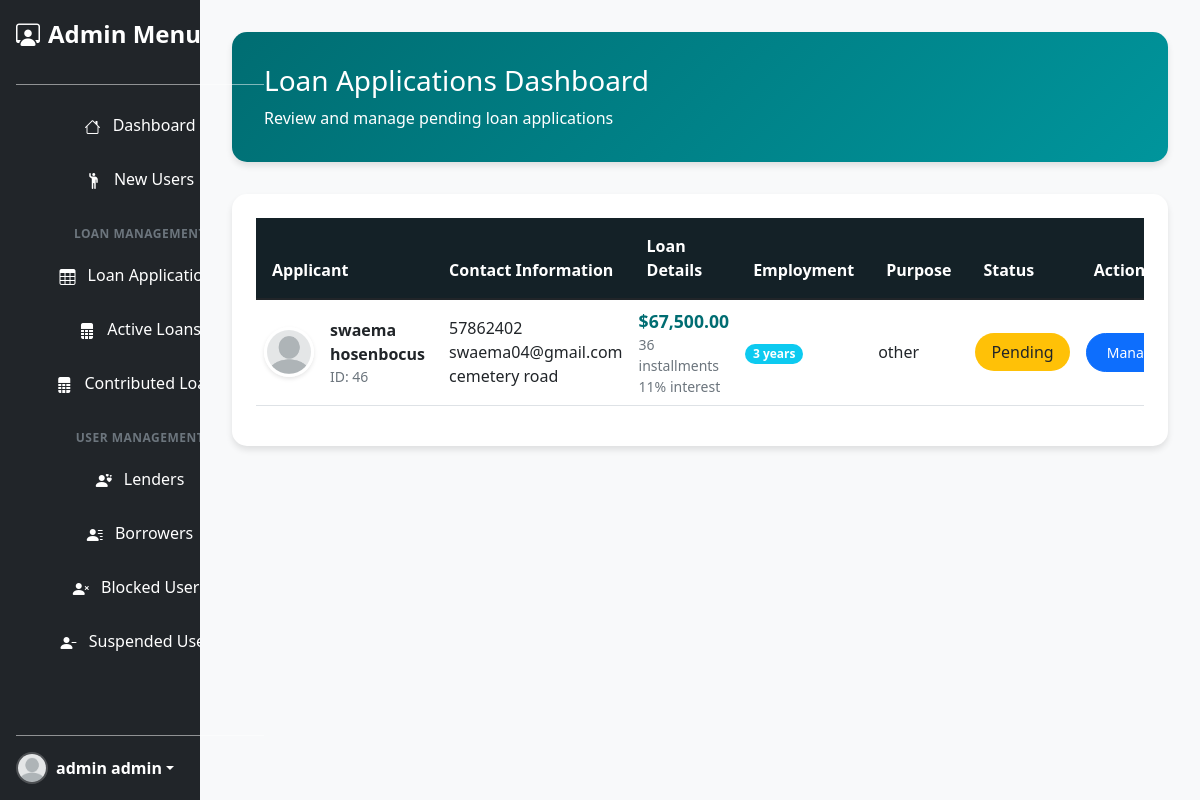
Screenshot of /Admin/LoanApplications.php (signed in) with the database file from the repository.
### tables this page shows
CREATE TABLE `loans` (
  `id` int(11) NOT NULL,
  `user_id` int(11) DEFAULT NULL,
  `noOfInstallments` int(11) DEFAULT NULL,
  `interstRate` int(11) DEFAULT NULL,
  `grade` text DEFAULT NULL,
  `AnnualIncome` int(11) NOT NULL,
  `loanAmount` int(11) NOT NULL,
  `loanPurpose` text NOT NULL,
  `employeementTenure` int(11) NOT NULL,
  `Accepted_Date` date DEFAULT NULL,
  `status` text NOT NULL,
  `requested_at` datetime DEFAULT current_timestamp(),
  `InstallmentAmount` decimal(11,2) DEFAULT NULL,
  `TotalLoan` int(11) NOT NULL
);

CREATE TABLE `users` (
  `id` int(11) NOT NULL,
  `name` varchar(255) DEFAULT NULL,
  `email` varchar(255) DEFAULT NULL,
  `password` varchar(255) DEFAULT NULL,
  `role` enum('borrower','lender','admin') DEFAULT NULL,
  `mobile` varchar(15) NOT NULL,
  `address` text NOT NULL,
  `image` varchar(255) DEFAULT NULL,
  `status` enum('active','inactive','blocked','suspend') DEFAULT NULL,
  `user_verfied` text DEFAULT NULL,
  `reset_token` text DEFAULT NULL,
  `reset_token_expiry` datetime DEFAULT NULL,
  `created_at` datetime DEFAULT current_timestamp(),
  `updated_at` timestamp NOT NULL DEFAULT current_timestamp() ON UPDATE current_timestamp()
);

### Classes/Loan.php (called while the page is built, shortened)
<?php
class Loan
{
    public static function allLoans($status)
    {
        try {
            $db = Database::getConnection();
            $query = "SELECT l.*, u.name, u.email, u.mobile, u.image, u.address FROM loans l INNER JOIN users u ON l.user_id = u.id WHERE l.status=?";
            $stmt = $db->prepare($query);
            $stmt->bind_param("s", $status);
            $stmt->execute();
            $result = $stmt->get_result();
            $loans = [];
            while ($data = $result->fetch_assoc()) {
                $loans[] = $data;
            }
            return $loans;
        } catch (Exception $e) {
            error_log("Error fetching loans: " . $e->getMessage());
            return [];
        }
    }
}

### Admin/LoanApplications.php (the view, shortened to what this page needs)
<?php
require_once '../Classes/Loan.php';
$loans = Loan::allLoans("Pending");
include_once('Layout/head.php');
include_once('Layout/sidebar.php');
?>
<div class="col-md-10 dashboard-container">
    <div class="dashboard-header">
        <h2 class="h3 mb-2">Loan Applications Dashboard</h2>
        <p class="mb-0">Review and manage pending loan applications</p>
    </div>
    <div class="loan-card">
        <div class="table-responsive">
            <table id="example" class="table table-hover table-custom align-middle">
                <thead>
                    <tr>
                        <th>Applicant</th>
                        <th>Contact Information</th>
                        <th>Loan Details</th>
                        <th>Employment</th>
                        <th>Purpose</th>
                        <th>Status</th>
                        <th>Actions</th>
                    </tr>
                </thead>
                <tbody>
                    <?php if (is_array($loans) && count($loans) > 0): ?>
                        <?php foreach ($loans as $loan):
                            $totalAmount = $loan['loanAmount'] +
                                (($loan['noOfInstallments'] / 12) * $loan['loanAmount'] * ($loan['interstRate'] / 100)) +
                                ($loan['loanAmount'] * (2 / 100));
                        ?>
                            <tr>
                                <td>
                                    <div class="applicant-card">
                                        <img class="applicant-image"
                                             src="../<?php echo htmlspecialchars($loan['image']); ?>"
                                             alt="<?php echo htmlspecialchars($loan['name']); ?>"
                                             onerror="this.src='../uploads/users/default/download.png'">
                                        <div>
                                            <strong><?php echo htmlspecialchars($loan['name']); ?></strong>
                                            <div class="text-muted small">ID: <?php echo htmlspecialchars($loan['id']); ?></div>
                                        </div>
                                    </div>
                                </td>
                                <td>
                                    <div><i class="fas fa-phone me-2"></i><?php echo htmlspecialchars($loan['mobile']); ?></div>
                                    <div><i class="fas fa-envelope me-2"></i><?php echo htmlspecialchars($loan['email']); ?></div>
                                    <div><i class="fas fa-map-marker-alt me-2"></i><?php echo htmlspecialchars($loan['address']); ?></div>
                                </td>
                                <td>
                                    <div class="amount-display">$<?php echo number_format($totalAmount, 2); ?></div>
                                    <div class="text-muted small"><?php echo htmlspecialchars($loan['noOfInstallments']); ?> installments</div>
                                    <div class="text-muted small"><?php echo htmlspecialchars($loan['interstRate']); ?>% interest</div>
                                </td>
                                <td>
                                    <span class="badge bg-info rounded-pill"><?php echo htmlspecialchars($loan['employeementTenure']); ?> years</span>
                                </td>
                                <td><?php echo htmlspecialchars($loan['loanPurpose']); ?></td>
                                <td>
                                    <span class="status-badge bg-warning">Pending</span>
                                </td>
                                <td>
                                    <div class="dropdown">
                                        <button class="btn btn-primary btn-sm action-btn dropdown-toggle"
                                                type="button" data-bs-toggle="dropdown">
                                            <i class="fas fa-cog me-1"></i> Manage
                                        </button>
                                    </div>
                                </td>
                            </tr>
                        <?php endforeach; ?>
                    <?php endif; ?>
                </tbody>
            </table>
        </div>
    </div>
</div>
<?php include_once('Layout/footer.php'); ?>

### Assets/Styles/style.css (style rules this page uses)
* { margin: 0; padding: 0; box-sizing: border-box; }
html, body { width: 100%; height: 100%; margin: 0; padding: 0; overflow-x: hidden; background-color: #f1f9ff !important; color: #0d6efd; font-family: Arial, sans-serif; }

### Assets/Styles/sidebars.css (style rules this page uses)
body { min-height: 100vh; min-height: -webkit-fill-available; }
html { height: -webkit-fill-available; }
.dropdown-toggle { outline: 0; }

### Admin/LoanApplications.php (style rules this page uses)
:root { --primary-color: #006d72; --secondary-color: #142127; --success-color: #28a745; --warning-color: #ffc107; --danger-color: #dc3545; --light-bg: #f8f9fa; }
.dashboard-container { background-color: var(--light-bg); min-height: 100vh; padding: 2rem; }
.dashboard-header { background: linear-gradient(135deg, var(--primary-color) 0%, #00959c 100%); color: white; padding: 2rem; border-radius: 15px; margin-bottom: 2rem; box-shadow: 0 4px 6px rgba(0,0,0,0.1); }
.loan-card { background: white; border-radius: 15px; box-shadow: 0 4px 6px rgba(0,0,0,0.1); padding: 1.5rem; margin-bottom: 2rem; }
.table-custom { background: white; border-radius: 10px; }
.table-custom thead th { background: var(--secondary-color); color: white; padding: 1rem; border: none; }
.applicant-card { display: flex; align-items: center; gap: 1rem; }
.applicant-image { width: 50px; height: 50px; border-radius: 50%; object-fit: cover; border: 3px solid white; box-shadow: 0 2px 4px rgba(0,0,0,0.1); }
.amount-display { font-size: 1.1rem; font-weight: 600; color: var(--primary-color); }
.action-btn { padding: 0.5rem 1rem; border-radius: 20px; transition: all 0.3s ease; }
.status-badge { padding: 0.5rem 1rem; border-radius: 20px; font-weight: 500; }

### rows the page displays
loans: user.name "swaema hosenbocus", id "46", user.mobile "57862402", user.email "swaema04@gmail.com", user.address "cemetery road", totalAmount "67,500.00", noOfInstallments "36", interstRate "11", employeementTenure "3", loanPurpose "other"

### other values shown
$_SESSION['user_name'] "admin admin"
